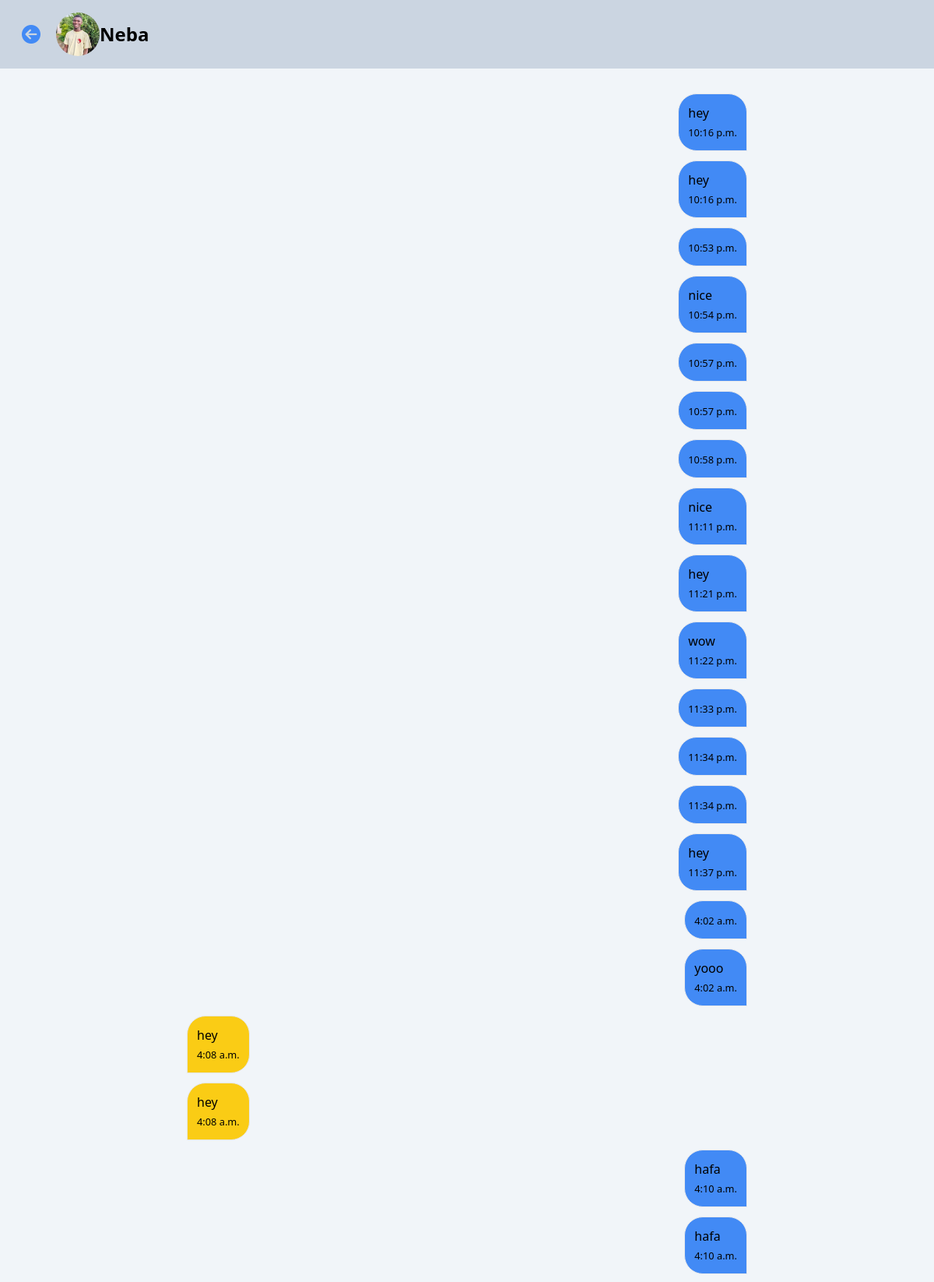
The page /chats/chat/2 (signed in, upper part) on the database its author committed.
### authenticate/models.py (models this page shows)
class User(AbstractUser):
    username = models.CharField(max_length=250, unique=True)
    email = models.EmailField(null=True, unique=True)
    image = models.ImageField(default = 'images/profiles/profile.jpeg', upload_to='images/profiles')
    code = models.PositiveIntegerField(null=True)
    bio = models.TextField(default=None, null=True)
    blocked = models.BooleanField(default = False)
    USERNAME_FIELD = 'email'
    REQUIRED_FIELDS=[]

### message/models.py (models this page shows, shortened)
class Message(models.Model):
    sender = models.ForeignKey(User, on_delete=models.CASCADE)
    receiver = models.ForeignKey(User, on_delete=models.CASCADE, related_name='receiver')
    text = models.TextField(null = True)
    image = models.ImageField(null=True, upload_to='image/messages')
    video = models.FileField(null=True, blank=True, upload_to='video/messages')
    created = models.DateTimeField(auto_now_add=True)
    read = models.BooleanField(default=False)
    idd = models.PositiveIntegerField(default = 0)
    class Meta:
        ordering = ['created']
    @staticmethod
    def getRoomName(user1, user2):
        return f'{min(user1.id, user2.id)}_{max(user1.id,user2.id)}'

### message/views.py (the view)
# urls.py: path('chat/<str:pk>', views.chat, name='chat'),
def chat(request, pk):
    user = User.objects.get(id = pk)
    if request.method == 'POST':
        text = request.POST.get('text')
        message = Message(text = text, sender = request.user, receiver = user)
        message.save()
    messages = list(Message.objects.filter(Q(sender = user, receiver = request.user) | Q(receiver = user, sender = request.user)))
    for message in messages:
        if message.sender != request.user:
            message.read = True
            message.save()
    room_name = Message.getRoomName(user, request.user)
    try:
        id = messages[-1].idd
    except:
        id = 1
    context = {'messages':messages,'user':user, 'room_name':room_name,'id':id}
    return render(request, 'message/chat.html', context)

### message/templates/message/chat.html (shortened to what this page needs)
<!DOCTYPE html>
<html lang="en">
<head>
    {% include 'tailwind.html' %}
</head>
<body class="bg-slate-100 flex flex-col  ">
    <div class="w-full flex items-center bg-slate-300 fixed top-0 left-0 p-2">
        <a href="{% url 'chats'  %}" class="text-2xl text-primary w-fit m-5">
           <i class="fa-solid fa-circle-arrow-left"></i>
       </a>
       <a href="{% url 'profile' user.id %}">
        <img src="{{user.image.url}}" alt="" class="w-14 h-14 rounded-full">
       </a>
       <h1 class="text-2xl font-semibold">{{user.username|capfirst}}</h1>
     </div>
    <div class="w-full md:w-2/3 p-10 flex flex-col self-center mt-20 space-y-3 pb-40" id="message-block">
        {% for message in messages %}
            {% if message.sender != request.user %}
                <div class="max-w-[90%] w-fit flex-wrap border p-3 bg-yellow-400 rounded-r-3xl rounded-tl-3xl ">
                    <p class="">{{message.text}} </p>
                    <small>{{message.created|time}}</small>
                </div>
            {% else %}
                <div class="w-full flex justify-end">
                    <div class="max-w-[90%] w-fit flex-wrap border p-3 bg-primary rounded-l-3xl rounded-tr-3xl ">
                        <p class="">{{message.text}} </p>
                        <small>{{message.created|time}}</small>
                    </div>
                </div>
            {% endif %}
        {% endfor %}
    </div>
</body>
</html>

### rows shown on the page
User: image (picture), username "Neba"
Message: text "hey", created "10:16 p.m."
Message: text "hey", created "10:16 p.m."
Message: created "10:53 p.m."
Message: text "nice", created "10:54 p.m."
Message: created "10:57 p.m."
Message: created "10:57 p.m."
Message: created "10:58 p.m."
Message: text "nice", created "11:11 p.m."
Message: text "hey", created "11:21 p.m."
Message: text "wow", created "11:22 p.m."
Message: created "11:33 p.m."
Message: created "11:34 p.m."
Message: created "11:34 p.m."
Message: text "hey", created "11:37 p.m."
Message: created "4:02 a.m."
Message: text "yooo", created "4:02 a.m."
Message: text "hey", created "4:08 a.m."
Message: text "hey", created "4:08 a.m."
Message: text "hafa", created "4:10 a.m."
Message: text "hafa", created "4:10 a.m."
